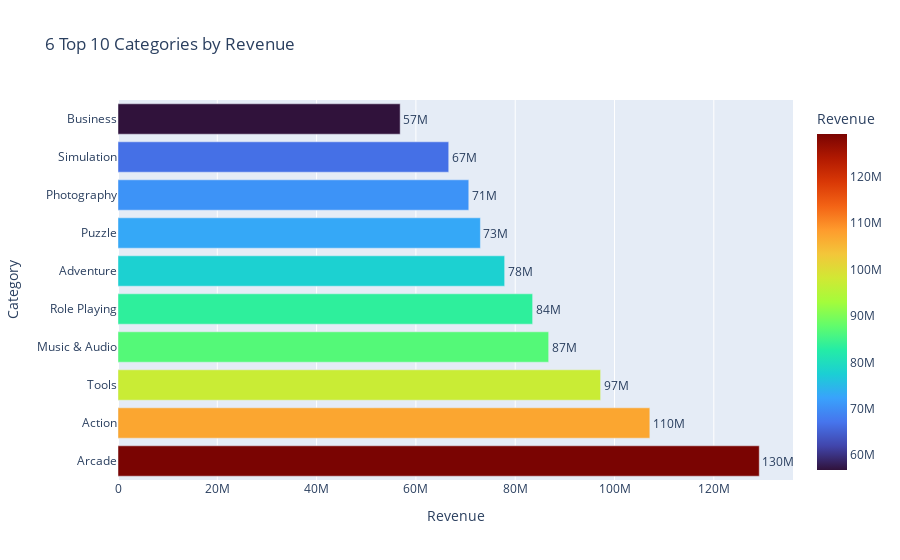

Source (notebook cell):
### Markdown cell above
_**Answer:**_
- The Arcade category has generated the highest total revenue (~129 million), followed by Action and Tools. These categories appear to be the most profitable among all.

### Code cell
#  Calculate revenue = price * installs
df['Revenue'] = df['Price'] * df['Installs']
revenue_cat = df.groupby('Category')['Revenue'].sum().sort_values(ascending=False).head(10).reset_index()

import plotly.express as px
fig = px.bar(revenue_cat, x='Revenue', y='Category', 
             title="6 Top 10 Categories by Revenue", 
             color='Revenue', color_continuous_scale='Turbo',
             text='Revenue')
fig.update_traces(texttemplate='%{text:.2s}', textposition='outside')
fig.show()

### Figure 1 — Plotly figure (JSON) as saved in the notebook; plotly's stock layout.template omitted (floating-point values rounded to 4 significant figures)
{"data": [{"hovertemplate": "Revenue=%{marker.color}<br>Category=%{y}<extra></extra>", "legendgroup": "", "marker": {"color": [129200000.0, 107100000.0, 97200000.0, 86740000.0, 83510000.0, 77870000.0, 72990000.0, 70650000.0, 66610000.0, 56830000.0], "coloraxis": "coloraxis", "pattern": {"shape": ""}}, "name": "", "orientation": "h", "showlegend": false, "text": [129200000.0, 107100000.0, 97200000.0, 86740000.0, 83510000.0, 77870000.0, 72990000.0, 70650000.0, 66610000.0, 56830000.0], "textposition": "outside", "texttemplate": "%{text:.2s}", "type": "bar", "x": [129200000.0, 107100000.0, 97200000.0, 86740000.0, 83510000.0, 77870000.0, 72990000.0, 70650000.0, 66610000.0, 56830000.0], "xaxis": "x", "y": ["Arcade", "Action", "Tools", "Music & Audio", "Role Playing", "Adventure", "Puzzle", "Photography", "Simulation", "Business"], "yaxis": "y"}], "layout": {"barmode": "relative", "coloraxis": {"colorbar": {"title": {"text": "Revenue"}}, "colorscale": [[0, "#30123b"], [0.07143, "#4145ab"], [0.1429, "#4675ed"], [0.2143, "#39a2fc"], [0.2857, "#1bcfd4"], [0.3571, "#24eca6"], [0.4286, "#61fc6c"], [0.5, "#a4fc3b"], [0.5714, "#d1e834"], [0.6429, "#f3c63a"], [0.7143, "#fe9b2d"], [0.7857, "#f36315"], [0.8571, "#d93806"], [0.9286, "#b11901"], [1, "#7a0402"]]}, "legend": {"tracegroupgap": 0}, "title": {"text": "6 Top 10 Categories by Revenue"}, "xaxis": {"anchor": "y", "domain": [0, 1], "title": {"text": "Revenue"}}, "yaxis": {"anchor": "x", "domain": [0, 1], "title": {"text": "Category"}}}}
